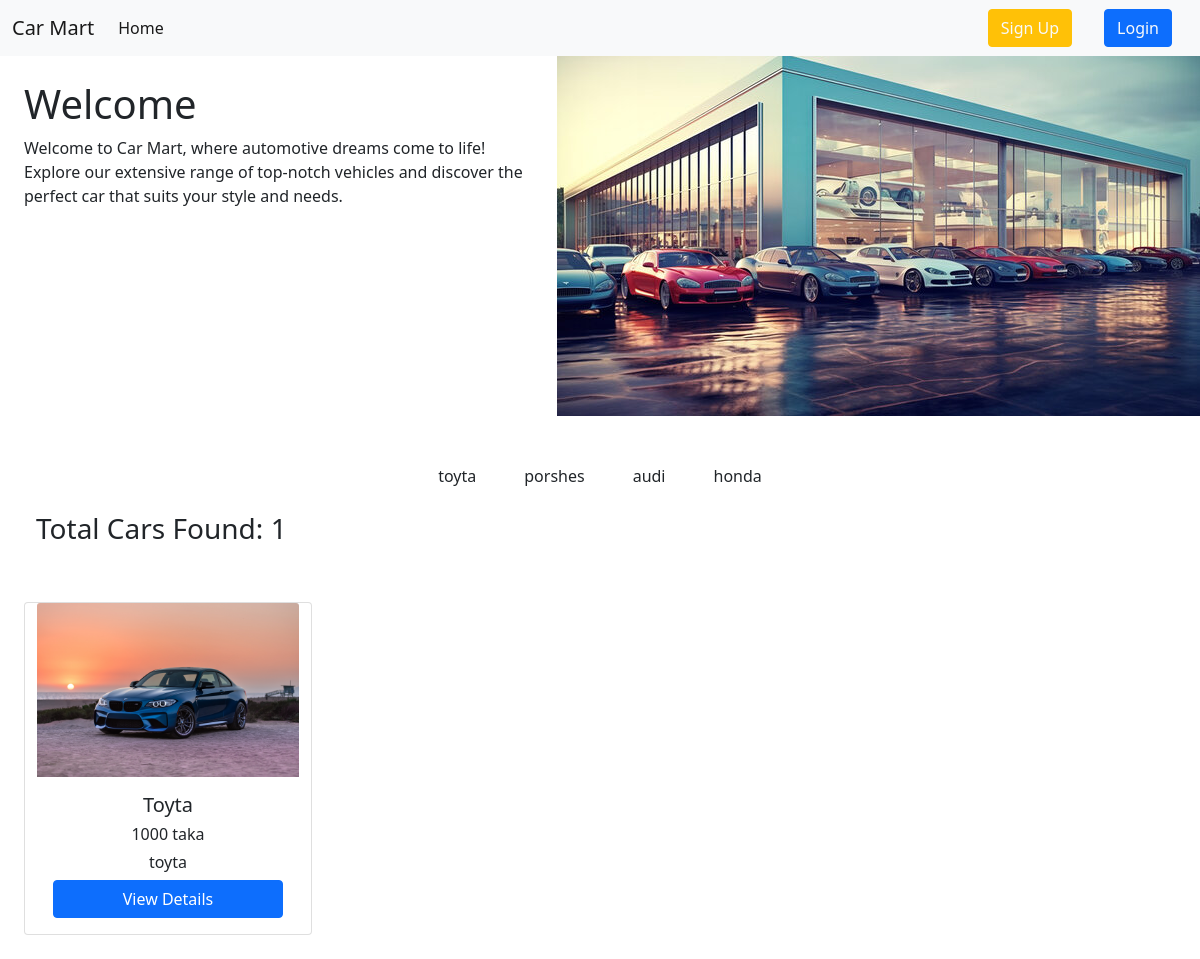
The page /carBrand/toyta/ on the database its author committed.
### carBrand/models.py (models this page shows, shortened)
class CarBrand(models.Model):
    name = models.CharField(max_length=50)
    slug = models.SlugField(max_length = 100, unique = True, null = True, blank = True)

### carModel/models.py (models this page shows)
class CarModel(models.Model):
    name = models.CharField(max_length=50)
    price = models.DecimalField(max_digits=10, decimal_places=0)
    quntity = models.IntegerField()
    description = models.TextField()
    barnd_name = models.ForeignKey(CarBrand,on_delete=models.CASCADE)
    image = models.ImageField(upload_to='carModel/media/uploads', height_field=None, width_field=None, max_length=None,default='')
    def __str__(self):
        return self.name

### carsalesproject/views.py (the view)
# urls.py: path('',views.home, name='homepage'),
def home(request, brand_slug = None):
    data = CarModel.objects.all()
    if brand_slug is not None:
        brand_name = CarBrand.objects.get(slug = brand_slug)
        data = CarModel.objects.filter(barnd_name = brand_name)
        print(data)
    brands = CarBrand.objects.all()
    return render(request, 'home.html',{'data': data , 'brands': brands})

### templates/home.html
{% extends 'base.html' %}
{% load static %}
{% block content %}
<div class="d-flex">
    <div class = "home_text p-4">
        <h1>Welcome</h1>
        <p>Welcome to Car Mart, where automotive dreams come to life! Explore our extensive range of top-notch vehicles and discover the perfect car that suits your style and needs.</p>
    </div>
    <div class = "">
      <img src="{% static 'image.jpg' %}" class=" " alt="..">
    </div>
</div>
<div class="d-flex justify-content-center gap-5 flex-wrap mt-5">
    {% for brand in brands %}
        <li class="list-unstyled">
            <a href="{% url 'brand_wise' brand.slug %}" class ="text-decoration-none text-dark barnd_name_a">{{brand.name}}</a>
        </li>
    {% endfor %}
</div>
<div class="row gap-5 m-4">
    <h3 class="text-dark">Total Cars Found: {{data | length }}</h3>
    {% for singledata in data %}
    <div class="card col-3" style="width: 18rem;">
        <img src="{{singledata.image.url}}" class="card-img-top" alt="image of the Car">
        <div class="card-body text-center d-flex flex-column justify-content-center">
          <h5 class="card-title">{{singledata.name}}</h5>
          <h6 class="card-title">{{singledata.price}} taka</h6>
          <h6 class="card-title">{{singledata.barnd_name.name}}</h6>
          <a href="{% url 'Views_Details' singledata.id%}" class="btn btn-primary">View Details</a>
        </div>
      </div>
    {% endfor %}
</div>
{% endblock content %}

### rows shown on the page
CarBrand: name "toyta"
CarBrand: name "porshes"
CarBrand: name "audi"
CarBrand: name "honda"
CarModel: image (picture), name "Toyta", price "1000", barnd_name.name "toyta"

### other values the page prints
{{ data | length }} "1"
